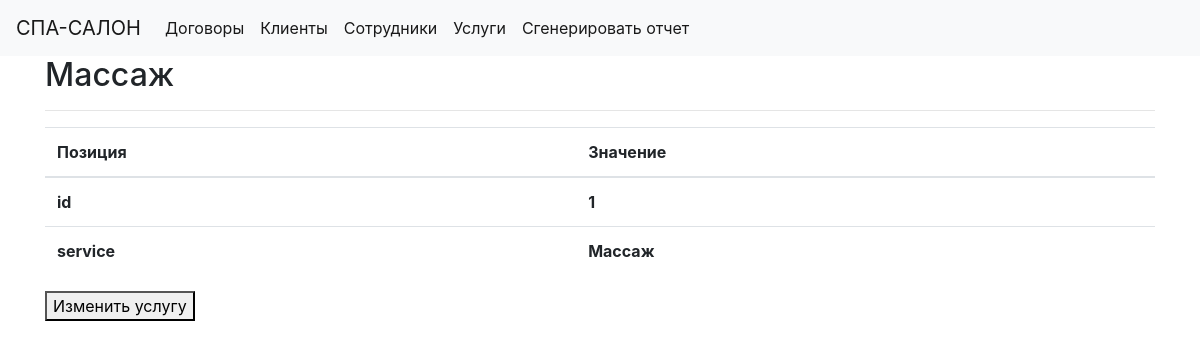
Screenshot of /type_service/1 with the database file from the repository.
### tables this page shows
CREATE TABLE 'type_services' (
	'id' INTEGER PRIMARY KEY AUTOINCREMENT,
	'service' TEXT
);

### app.py (the view)
@app.route('/type_service/<int:type_service_id>')
def type_service(type_service_id):
    type_service_id_db = get_type_service(type_service_id)
    return render_template('type_service.html', type_service=type_service_id_db)

### app.py (called while the page is built)
def get_db_connection():
    conn = sqlite3.connect('database.db')
    conn.row_factory = sqlite3.Row
    return conn

def get_type_service(type_service_id):
    conn = get_db_connection()
    type_service_id_db = conn.execute('SELECT * FROM type_services WHERE id = ?',
                                      (type_service_id,)).fetchone()
    conn.close()
    if type_service_id_db is None:
        abort(404)
    return type_service_id_db

### templates/type_service.html
{% extends 'base.html' %}
{% block content %}
    <h2>{% block title %} {{ type_service['service']}} {% endblock %}</h2>
    <hr>
    <table class="table">
        <thead>
        <tr>
            <th scope="col">Позиция</th>
            <th scope="col">Значение</th>
        </tr>
        </thead>
        <tbody>
        {% for i in type_service.keys() %}
                <tr>
                    <th scope="row">{{ i }}</th>
                    <th scope="row">{{type_service[i]}}</th>
                </tr>
        {% endfor %}
        </tbody>
    </table>
    <a href="{{ url_for('update_type_service', type_service_id=type_service['id']) }}">
        <button>Изменить услугу</button>
    </a>
{% endblock %}

### rows the page displays
type_services: service "Массаж", id "1" "Массаж"

### other values shown
{{ i }} "id" "service"
